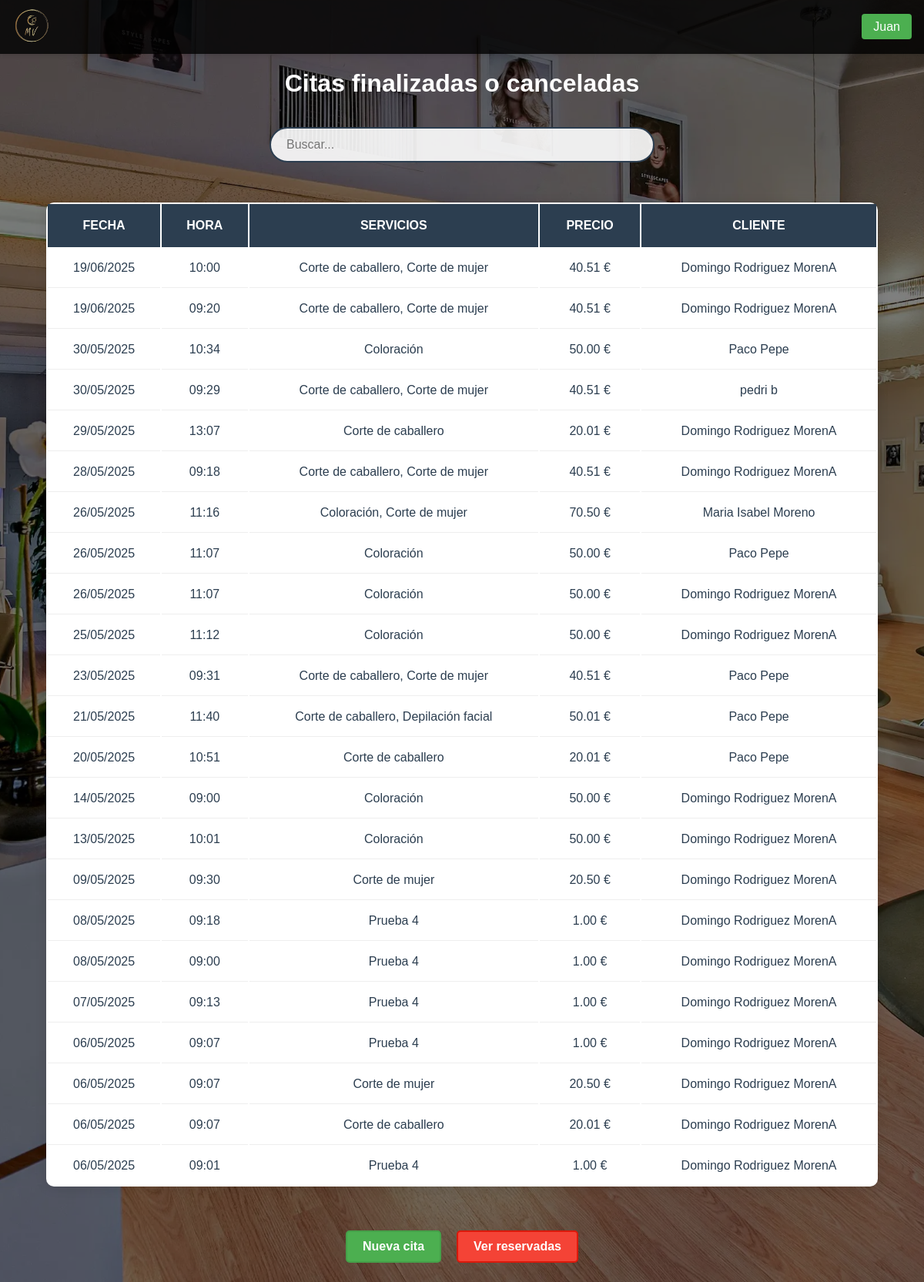
Before: /paginas/citas.php?filtro=finalizadas (signed in) with the older database file.
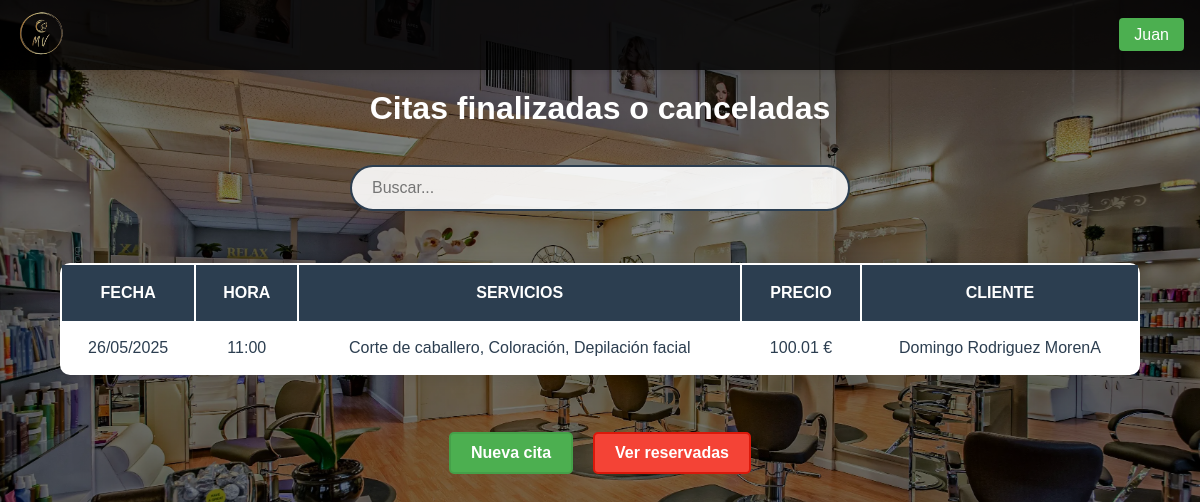
After: the same page with the newer database file.
### tables this page shows
CREATE TABLE `citas` (
  `id_cita` int NOT NULL AUTO_INCREMENT,
  `id_cliente` int DEFAULT NULL,
  `fecha_cita` date NOT NULL,
  `hora_inicio` time NOT NULL,
  `hora_fin` time DEFAULT NULL,
  `estado` enum('reservada','cancelada','finalizada') NOT NULL,
  `duracion_total` int NOT NULL,
  `precio_final` decimal(10,2) DEFAULT NULL,
  PRIMARY KEY (`id_cita`),
  KEY `id_cliente` (`id_cliente`),
  KEY `idx_fecha_cita` (`fecha_cita`),
  CONSTRAINT `citas_ibfk_1` FOREIGN KEY (`id_cliente`) REFERENCES `clientes` (`id_cliente`)
);

### funcionalidades/verificar_admin.php (called while the page is built, shortened)
<?php
function esAdministrador($conn) {
    try {
        $stmt = $conn->prepare("SELECT es_admin FROM empleados WHERE dni = :dni AND activo = 1");
        $stmt->execute([':dni' => $_SESSION['dni']]);
        return ($stmt->fetch(PDO::FETCH_COLUMN) == 1);
    } catch (PDOException $e) {
        error_log("Error verificando admin: " . $e->getMessage());
        return false;
    }
}

### paginas/citas.php (the view, shortened to what this page needs)
<!DOCTYPE html>
<html lang="es">
<head>
    <link rel="stylesheet" href="/TFGPeluqueria/css/styles.css">
</head>
<body>
    <?php
        require_once $_SERVER['DOCUMENT_ROOT'] . '/TFGPeluqueria/funcionalidades/conexion.php';
        require_once $_SERVER['DOCUMENT_ROOT'] . '/TFGPeluqueria/funcionalidades/verificar_admin.php';
        include $_SERVER['DOCUMENT_ROOT'] . '/TFGPeluqueria/plantillas/navbar.php';
        $esAdmin = esAdministrador($conn);
        $filtro = $_GET['filtro'] ?? 'reservadas';
        $condicionEstado = ($filtro === 'reservadas')
            ? "c.estado = 'reservada'"
            : "c.estado IN ('finalizada', 'cancelada')";
        $citas = [];
        try {
            $stmt = $conn->prepare("
                SELECT c.id_cita, c.fecha_cita, c.hora_inicio, c.estado,
                    c.precio_final,
                    GROUP_CONCAT(s.nombre_servicio SEPARATOR ', ') AS servicios,
                    CONCAT(cli.nombre, ' ', cli.apellidos) AS cliente
                FROM citas c
                JOIN clientes cli ON c.id_cliente = cli.id_cliente
                JOIN citas_servicios cs ON c.id_cita = cs.id_cita
                JOIN servicios s ON cs.id_servicio = s.id_servicio
            WHERE $condicionEstado
                GROUP BY c.id_cita
                ORDER BY c.fecha_cita DESC, c.hora_inicio DESC
            ");
            $stmt->execute();
            $citas = $stmt->fetchAll(PDO::FETCH_ASSOC);
        } catch (PDOException $e) {
            echo "Error al obtener citas: " . $e->getMessage();
        }
    ?>
    <div class="contenedor-principal">
        <h1>Citas <?= $filtro === 'reservadas' ? 'reservadas' : 'finalizadas o canceladas' ?></h1>
        <br>
        <?php if (empty($citas)): ?>
                <p>No hay citas <?= $filtro === 'reservadas' ? 'reservadas' : 'finalizadas o canceladas' ?>.</p>
        <?php else: ?>
	    <div class="contenedor-busqueda">
                <input type="text" id="buscador-general" class="buscador-general input-busqueda"  placeholder="Buscar..." data-tabla=".tabla-scroll .tabla-citas">
	    </div>
	    <div class="tabla-scroll">
            <table class="tabla-citas">
                <thead>
                    <tr>
                        <th>Fecha</th>
                        <th>Hora</th>
                        <th>Servicios</th>
                        <th>Precio</th>
                        <th>Cliente</th>
		            </tr>
                </thead>
                <tbody>
                    <?php foreach ($citas as $cita): ?>
                        <tr onclick="window.location='/TFGPeluqueria/paginas/datos_cita.php?id_cita=<?= $cita['id_cita'] ?>'" style="cursor: pointer;">
                            <td><?= date('d/m/Y', strtotime($cita['fecha_cita'])) ?></td>
                            <td><?= date('H:i', strtotime($cita['hora_inicio'])) ?></td>
                            <td><?= $cita['servicios'] ?></td>
                            <td><?= number_format($cita['precio_final'], 2) ?> €</td>
                            <td><?= $cita['cliente'] ?></td>
                        </tr>
                    <?php endforeach; ?>
                </tbody>
            </table>
	    </div>
        <?php endif; ?>
        <div class="contenedor-botones">
            <?php if ($esAdmin): ?>
                <a href="/TFGPeluqueria/paginas/seleccionar_cliente.php" class="boton-alta">Nueva cita</a>
                <a href="citas.php?filtro=<?= $filtro === 'reservadas' ? 'finalizadas' : 'reservadas' ?>"
                class="boton-baja">
                    <?= $filtro === 'reservadas' ? 'Ver finalizadas/canceladas' : 'Ver reservadas' ?>
                </a>
            <?php endif; ?>
        </div>
    </div>
</body>
</html>

### plantillas/navbar.php (shortened to what this page needs)
<nav class="navbar">
    <a href="/TFGPeluqueria/index.php" class="logo">
        <img src="/TFGPeluqueria/imagenes/Logo2.png" alt="Logo Peluquería" width = 50px>
    </a>
    <div class="nav-links">
        <?php if(isset($_SESSION['tipo_usuario'])): ?>
            <a href="/TFGPeluqueria/paginas/panel_<?= $_SESSION['tipo_usuario'] ?>.php" class="profile-btn">
                <?= htmlspecialchars($_SESSION['nombre']) ?>
            </a>
        <?php else: ?>
            <button class="login-btn" onclick="mostrarLogin()">Login/Registro</button>
        <?php endif; ?>
    </div>
</nav>

### css/styles.css (style rules this page uses)
* { margin: 0; padding: 0; box-sizing: border-box; font-family: 'Arial', sans-serif; }
:root { --color-primario: #2c3e50; --color-secundario: #e67e22; --fondo-beige: #FFF8DC; --tabla-dorado: #20d4da; --color-desplegables: rgba(25, 121, 230, 0.459); }
html, body { background-color: #000; color: white; }
body { min-height: 100vh; position: relative; margin: 0; padding: 0; }
body::before { content: ""; position: absolute; top: 0; left: 0; width: 100%; height: 100%; background: linear-gradient(rgba(0, 0, 0, 0.5), rgba(0, 0, 0, 0.5)), url('/TFGPeluqueria/imagenes/Fondo.webp') center/cover; background-attachment: scroll; }
.navbar { position: fixed; top: 0; width: 100%; background: rgba(0, 0, 0, 0.8); padding: 0.5rem 1rem; display: flex; justify-content: space-between; align-items: center; z-index: 1000; box-shadow: 0 2px 5px rgba(0, 0, 0, 0.1); transition: background 0.3s ease; }
.nav-links a { text-decoration: none; color: white; font-weight: 500; transition: color 0.3s ease; }
.profile-btn { padding: 8px 15px; background: #4CAF50; color: white; border: none; border-radius: 4px; cursor: pointer; text-decoration: none; }
.contenedor-principal, .registros-container { padding-top: 90px; position: relative; color: white; min-height: 100vh; display: flex; flex-direction: column; justify-content: flex-start; align-items: center; text-align: center; }
.tabla-citas { width: 90%; margin: 2rem auto; background: white; border-radius: 10px; box-shadow: 0 2px 15px rgba(0, 0, 0, 0.1); overflow: hidden; overflow-x: auto; }
.tabla-citas th { background-color: var(--color-primario); color: white; padding: 1.2rem; text-align: center; font-weight: 600; text-transform: uppercase; }
.tabla-citas td { padding: 1rem; border-bottom: 1px solid #eeeeee; color: var(--color-primario); }
.tabla-citas tr:last-child td { border-bottom: none; }
.tabla-scroll { width: 100%; overflow-x: auto; }
.contenedor-busqueda { margin: 20px 0; width: 90%; max-width: 500px; }
.input-busqueda { width: 100%; padding: 12px 20px; border: 2px solid var(--color-primario); border-radius: 25px; font-size: 16px; background: rgba(255, 255, 255, 0.9); transition: all 0.3s ease; }
.boton-alta { background-color: #4CAF50; border: 2px solid #45a049; }
.contenedor-botones { display: flex; gap: 10px; margin: 15px 0; }
.boton-alta, .boton-baja { display: inline-block; padding: 10px 20px; border-radius: 5px; text-decoration: none; color: white; font-weight: bold; transition: background-color 0.3s ease; margin: 10px 5px; }
.boton-baja { background-color: #f44336; border: 2px solid #da190b; }

Changed rows visible on the page:
removed citas: fecha_cita "19/06/2025", hora_inicio "10:00", servicios "Corte de caballero, Corte de mujer", precio_final "40.51", cliente "Domingo Rodriguez MorenA"
removed citas: fecha_cita "19/06/2025", hora_inicio "09:20", servicios "Corte de caballero, Corte de mujer", precio_final "40.51", cliente "Domingo Rodriguez MorenA"
removed citas: fecha_cita "30/05/2025", hora_inicio "10:34", servicios "Coloración", precio_final "50.00", cliente "Paco Pepe"
removed citas: fecha_cita "30/05/2025", hora_inicio "09:29", servicios "Corte de caballero, Corte de mujer", precio_final "40.51", cliente "pedri b"
removed citas: fecha_cita "29/05/2025", hora_inicio "13:07", servicios "Corte de caballero", precio_final "20.01", cliente "Domingo Rodriguez MorenA"
removed citas: fecha_cita "28/05/2025", hora_inicio "09:18", servicios "Corte de caballero, Corte de mujer", precio_final "40.51", cliente "Domingo Rodriguez MorenA"
removed citas: fecha_cita "26/05/2025", hora_inicio "11:16", servicios "Coloración, Corte de mujer", precio_final "70.50", cliente "Maria Isabel Moreno"
removed citas: fecha_cita "26/05/2025", hora_inicio "11:07", servicios "Coloración", precio_final "50.00", cliente "Paco Pepe"
removed citas: fecha_cita "26/05/2025", hora_inicio "11:07", servicios "Coloración", precio_final "50.00", cliente "Domingo Rodriguez MorenA"
removed citas: fecha_cita "25/05/2025", hora_inicio "11:12", servicios "Coloración", precio_final "50.00", cliente "Domingo Rodriguez MorenA"
removed citas: fecha_cita "23/05/2025", hora_inicio "09:31", servicios "Corte de caballero, Corte de mujer", precio_final "40.51", cliente "Paco Pepe"
removed citas: fecha_cita "21/05/2025", hora_inicio "11:40", servicios "Corte de caballero, Depilación facial", precio_final "50.01", cliente "Paco Pepe"
removed citas: fecha_cita "20/05/2025", hora_inicio "10:51", servicios "Corte de caballero", precio_final "20.01", cliente "Paco Pepe"
removed citas: fecha_cita "14/05/2025", hora_inicio "09:00", servicios "Coloración", precio_final "50.00", cliente "Domingo Rodriguez MorenA"
removed citas: fecha_cita "13/05/2025", hora_inicio "10:01", servicios "Coloración", precio_final "50.00", cliente "Domingo Rodriguez MorenA"
removed citas: fecha_cita "09/05/2025", hora_inicio "09:30", servicios "Corte de mujer", precio_final "20.50", cliente "Domingo Rodriguez MorenA"
removed citas: fecha_cita "08/05/2025", hora_inicio "09:18", servicios "Prueba 4", precio_final "1.00", cliente "Domingo Rodriguez MorenA"
removed citas: fecha_cita "08/05/2025", hora_inicio "09:00", servicios "Prueba 4", precio_final "1.00", cliente "Domingo Rodriguez MorenA"
removed citas: fecha_cita "07/05/2025", hora_inicio "09:13", servicios "Prueba 4", precio_final "1.00", cliente "Domingo Rodriguez MorenA"
removed citas: fecha_cita "06/05/2025", hora_inicio "09:07", servicios "Prueba 4", precio_final "1.00", cliente "Domingo Rodriguez MorenA"
removed citas: fecha_cita "06/05/2025", hora_inicio "09:07", servicios "Corte de mujer", precio_final "20.50", cliente "Domingo Rodriguez MorenA"
removed citas: fecha_cita "06/05/2025", hora_inicio "09:07", servicios "Corte de caballero", precio_final "20.01", cliente "Domingo Rodriguez MorenA"
removed citas: fecha_cita "06/05/2025", hora_inicio "09:01", servicios "Prueba 4", precio_final "1.00", cliente "Domingo Rodriguez MorenA"
added citas: fecha_cita "26/05/2025", hora_inicio "11:00", servicios "Corte de caballero, Coloración, Depilación facial", precio_final "100.01", cliente "Domingo Rodriguez MorenA"
